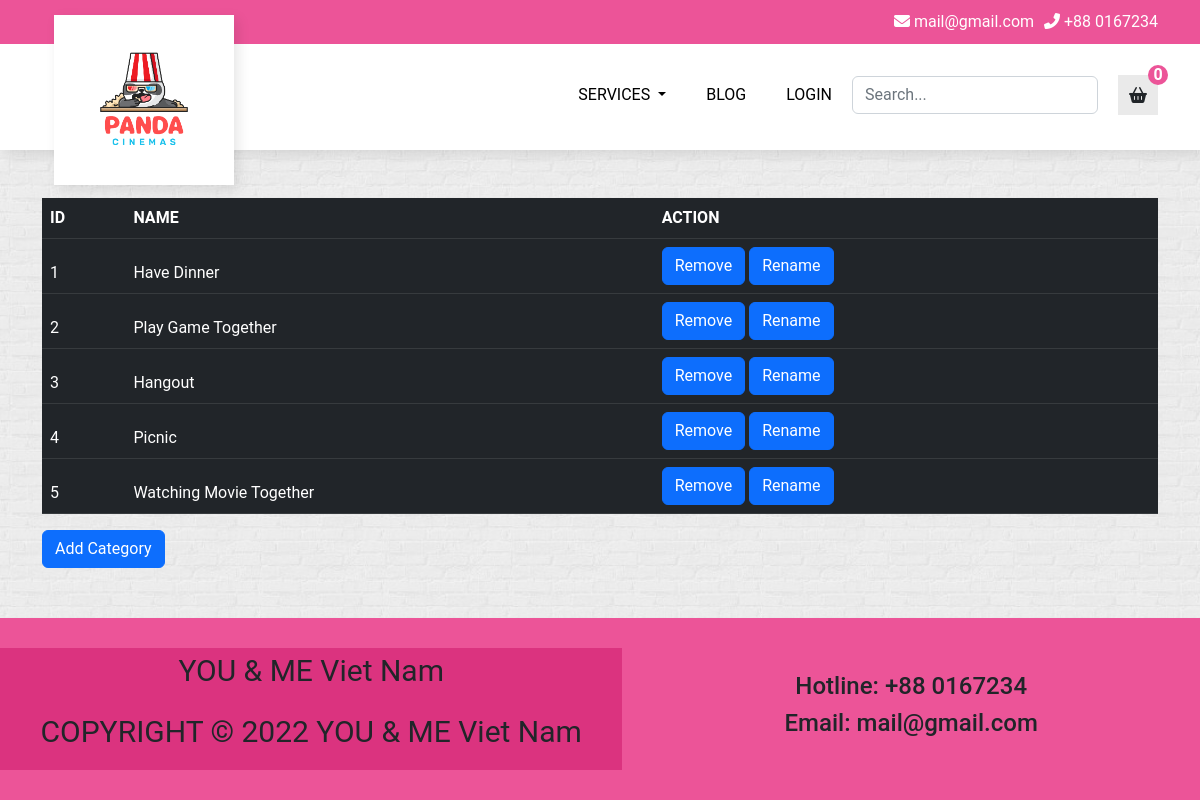
The app's page /category_manage.php with its own data.
### tables this page shows
CREATE TABLE `category` (
  `id` int(11) NOT NULL,
  `name` varchar(255) NOT NULL
);

### models/Model.php (called while the page is built, shortened)
<?php
class Model
{
    public static $connection = NULL;
    public function __construct()
    {
        if (!self::$connection) {
            self::$connection = new mysqli(DB_HOST, DB_USER, DB_PASS, DB_NAME);
            self::$connection->set_charset('utf8mb4');
        }
        return self::$connection;
    }
}

### data.php (called while the page is built, shortened)
<?php
$categoryModel = new CatGoryModel();
$categories = $categoryModel->getAllCatgory();

### models/CatgoryModel.php (called while the page is built, shortened)
<?php
class CatgoryModel extends Model
{
    public function getAllCatgory()
    {
        $sql = parent::$connection->prepare('SELECT * FROM `category`');
        $sql->execute();
        $items = $sql->get_result()->fetch_all(MYSQLI_ASSOC);
        return $items;
    }
}

### category_manage.php (the view, shortened to what this page needs)
<?php
include 'data.php';
?>
<!DOCTYPE html>
<html lang="en">
<head>
    <link rel="stylesheet" href="./public/css/bootstrap.min.css">
    <link rel="stylesheet" href="./public/css/all.min.css">
    <link rel="stylesheet" href="./public/css/style.css">
</head>
<body>
    <?php include 'header.php' ?>
    <div class="container">
        <table class="table table-dark mt-5">
            <thead>
                <tr>
                    <th scope="col">ID</th>
                    <th scope="col">NAME</th>
                    <th scope="col">ACTION</th>
                </tr>
            </thead>
            <?php
            $categories = $categoryModel->getAllCatgory();
            foreach ($categories as $category) {
            ?>
                <thead>
                    <tr>
                        <td scope="col"><?php echo $category['id'] ?></td>
                        <td scope="col"><?php echo $category['name'] ?></td>
                        <td scope="col">
                            <form action="" method="post" style="display: inline-block;">
                                <button type="submit" class="btn btn-primary" onclick="return confirm('Do you want to remove this?')">Remove</button>
                            </form>
                            <form action="edit_category.php" method="post" style="display: inline-block;">
                                <button type="submit" class="btn btn-primary">Rename</button>
                            </form>
                        </td>
                    </tr>
                </thead>
            <?php } ?>
        </table>
        <form action="add_category.php" method="post">
            <button type="submit" class="btn btn-primary">Add Category</button>
        </form>
    </div>
    <?php include 'footer.php' ?>
</body>
</html>

### header.php (shortened to what this page needs)
<div class="top-header">
    <div class="top-contact">
        <div class="container">
            <ul class="top-contact-list">
                <li><a href="" class="email-contact"><i class="fa-solid fa-envelope"></i> mail@gmail.com</a></li>
                <li><a href="" class="phone-number"><i class="fa-solid fa-phone-flip"></i> +88 0167234</a></li>
            </ul>
        </div>
    </div>
    <div class="container">
        <nav class="navbar navbar-expand-lg">
            <div class="container-fluid position-relative">
                <a class="navbar-brand logo-brand collapse navbar-collapse" href="index.php">
                    <img src="./assets/img/Panda-doc2.png" alt="logo" class="img-fluid" style="height: 100px;">
                </a>
                <a href="index.php">
                </a>
                <div class="collapse navbar-collapse me-5" id="navbarSupportedContent">
                    <ul class="navbar-nav ms-auto mb-2 mb-lg-0">
                        <li class="nav-item dropdown">
                            <a class="nav-link dropdown-toggle" href="#" id="navbarDropdown" role="button" data-bs-toggle="dropdown" aria-expanded="false">
                                SERVICES
                            </a>
                        </li>
                        <li class="nav-item">
                            <a class="nav-link" href="#">BLOG</a>
                        </li>
                        <?php if (!isset($_SESSION['user'])) { ?>
                            <li class="nav-item">
                                <a class="nav-link" href="login.php" id="login">LOGIN</a>
                            </li>
                        <?php
                        } ?>
                    </ul>
                    <form action="search.php" method="get">
                        <input class="search form-control" type="search" placeholder="Search..." aria-label="Search" name="key" value="<?php if (isset($_GET['key'])) {
                                                                                                                                            echo $_GET['key'];
                                                                                                                                        } ?>">
                    </form>
                </div>
                <a href="cartgory.php" class="nav-link shopping-list position-absolute end-0 top-0" data-count=<?php echo isset($_SESSION['cartgory']) ? count($_SESSION['cartgory']) : '0' ?> id="cart"><i class="fa-solid fa-basket-shopping"></i></a>
            </div>
        </nav>
    </div>
</div>

### footer.php
<div class="mt-auto">
    <div class="footer mt-4">
        <div class="flex-footer">
            <div class="information-left" style="flex-grow: 2">
                <p>YOU & ME Viet Nam</p>
                <p>COPYRIGHT © 2022 YOU & ME Viet Nam</p>
            </div>
            <div class="information-ringht" style="flex-grow: 8">
                <addres>
                    <h4>Hotline: +88 0167234</h4>
                    <h4>Email: mail@gmail.com</h4>
                </addres>
            </div>
        </div>
    </div>
</div>

### public/css/style.css (style rules this page uses)
body { min-height: 100vh; display: flex; flex-direction: column; font-family: "Roboto", sans-serif; background: url(../images/pattern-1-1.jpeg) center center fixed; background-repeat: repeat-y; -webkit-background-size: cover; -moz-background-size: cover; -o-background-size: cover; background-size: cover; }
.top-header { box-shadow: 4px 4px 12px rgba(0, 0, 0, 0.1); padding-bottom: 20px; z-index: 1; background: #fff; }
.navbar { padding: 15px 0; }
.top-contact { background: #ec5498; }
.top-contact-list { display: flex; text-decoration: none; list-style: none; justify-content: flex-end; padding: 10px 0; }
.top-contact li a { text-decoration: none; list-style: none; margin-left: 10px; color: #fff; }
.navbar-expand-lg .navbar-nav .nav-link { padding-left: 20px; padding-right: 20px; color: #000; }
.shopping-list { display: flex; width: 40px; height: 40px; background-color: #eaeaea; justify-content: center; align-items: center; position: relative; line-height: 40px; margin-left: 20px; }
.shopping-list::after { width: 20px; height: 20px; line-height: 20px; border-radius: 50%; content: attr(data-count); text-align: center; font-weight: bold; top: -10px; right: -10px; position: absolute; background: #ec5498; color: #fff; }
.navbar-brand { z-index: 2; }
.logo-brand { position: absolute; top: -60px; padding: 35px 40px; background: #fff; box-shadow: 4px 4px 12px rgba(0, 0, 0, 0.1); }
.search { display: block; padding: 0.375rem 0.75rem; font-size: 1rem; font-weight: 400; line-height: 1.5; color: #212529; background-color: #fff; background-clip: padding-box; border: 1px solid #ced4da; -webkit-appearance: none; -moz-appearance: none; appearance: none; border-radius: 0.375rem; transition: border-color 0.15s ease-in-out, box-shadow 0.15s ease-in-out; }
.footer { justify-content: center; align-items: center; background-color: #ec5498; padding: 30px 0; }
.flex-footer { display: flex; justify-content: center; align-items: center; text-align: center; }
.information-left { font-size: 30px; background-color: #db337f; }

### records on screen
category: id "1", name "Have Dinner"
category: id "2", name "Play Game Together"
category: id "3", name "Hangout"
category: id "4", name "Picnic"
category: id "5", name "Watching Movie Together"
